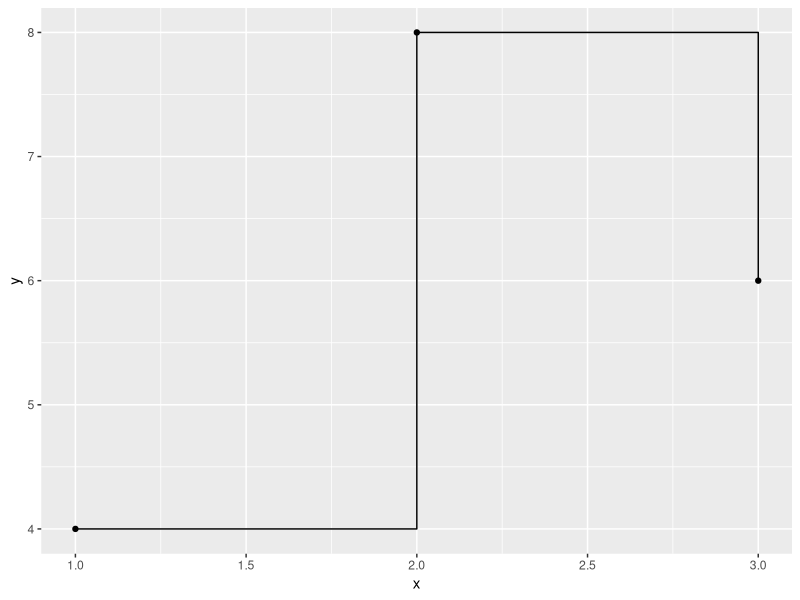

Here is the R script that generated this plot:
## ---- chunk 1

library(tidyverse)

ggplot(data = data.frame(x = c(1,2,3), y = c(4,8,6)), 
       aes(x = x, y = y)) + 
  
  geom_point() + 
  geom_step()
